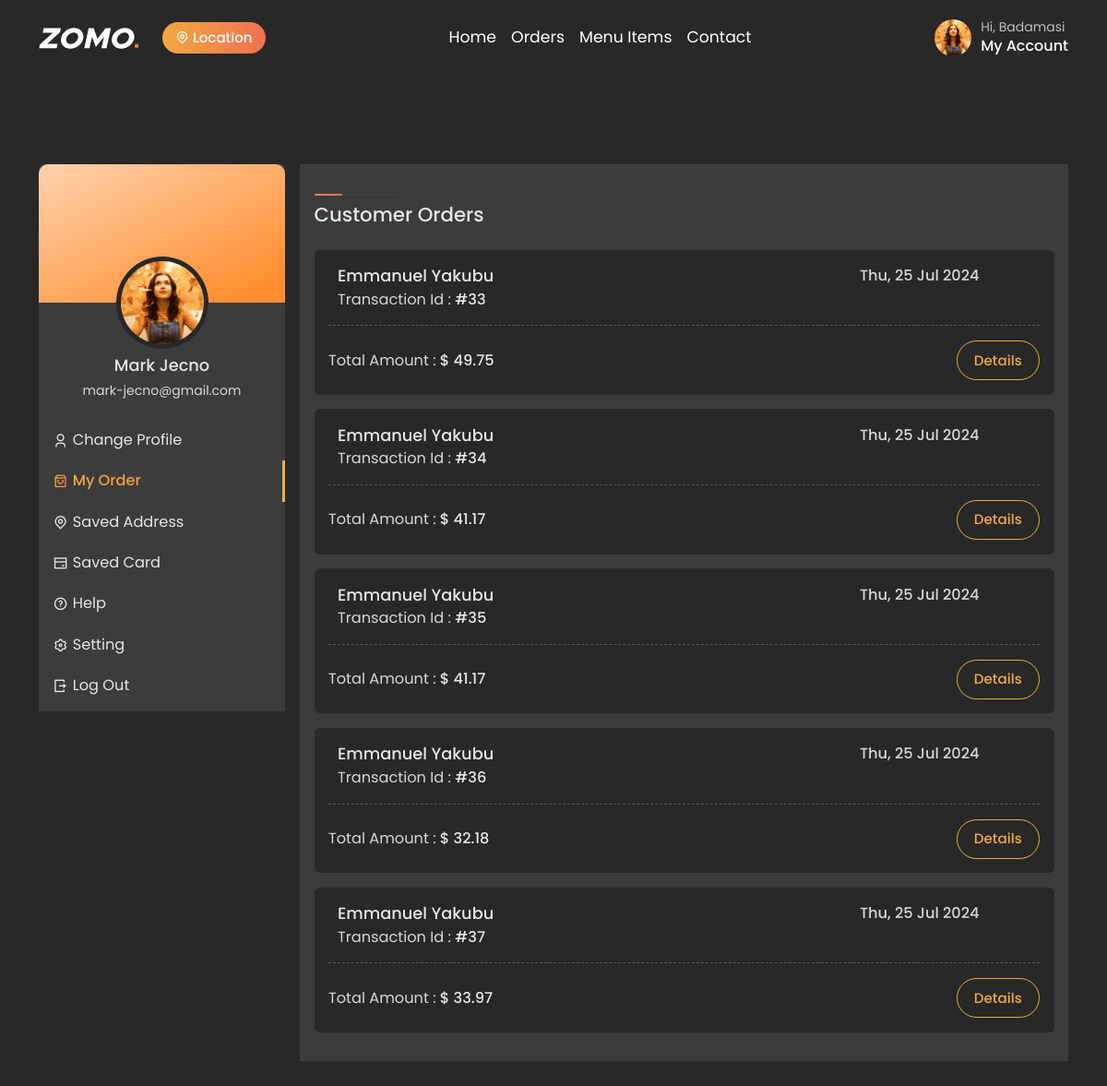
/order-list (signed in), run on an earlier commit of the app's database.
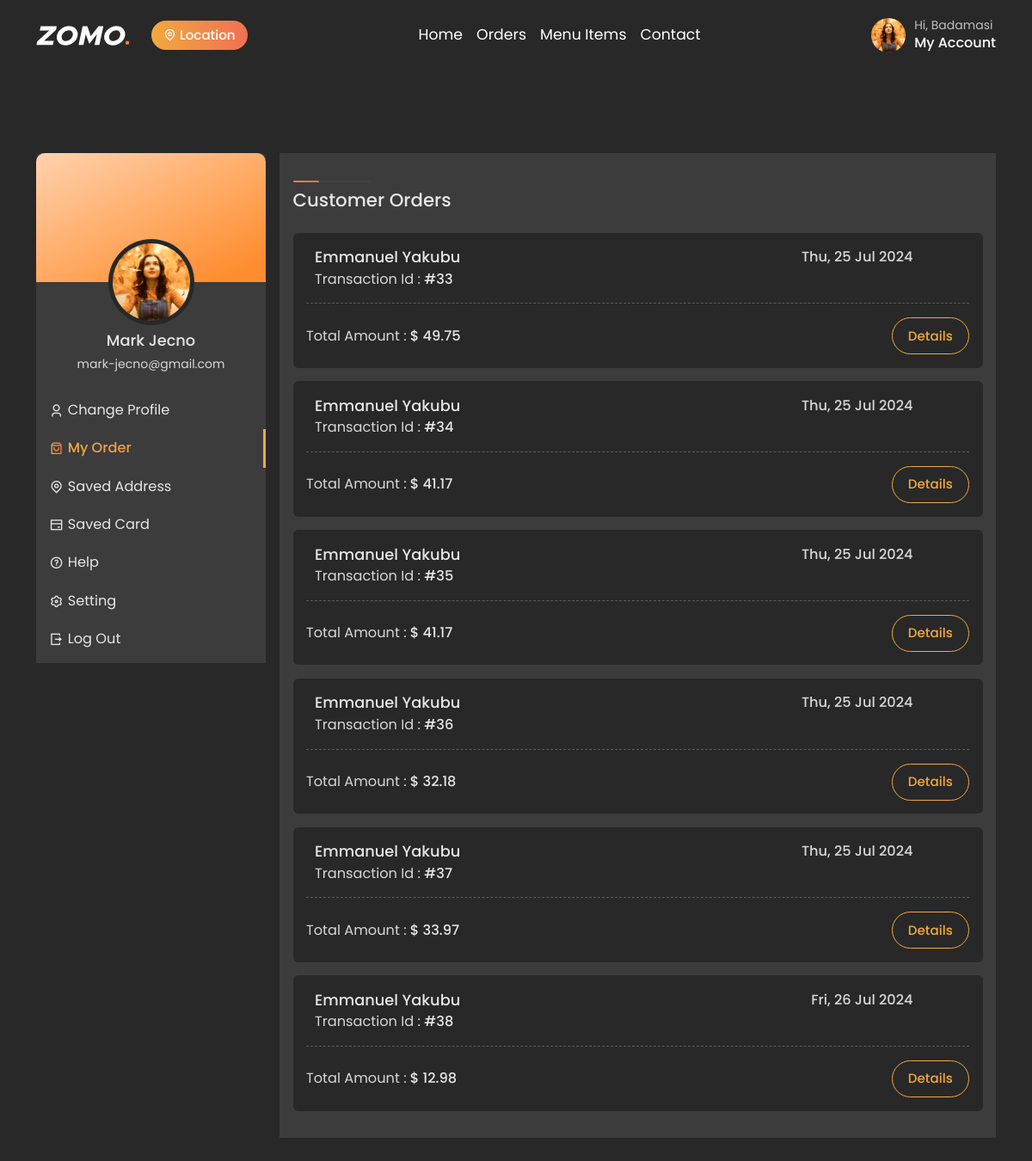
And on a later commit of the database.
### restaurant/models.py (models this page shows, shortened)
class Order(models.Model):
    STATUS_CHOICES=[
        ('Pending', 'Pending'),
        ('Preparing', 'Preparing'),
        ('Delivered', 'Delivered'),
        ('Cancelled', 'Cancelled'),
    ]
    PAYMENT_CHOICES=[
        ('Cash', 'Cash'),
        ('Card', 'Card'),
    ]
    user = models.ForeignKey(settings.AUTH_USER_MODEL, on_delete=models.CASCADE, related_name='orders', null=True, blank=True)
    reference = models.CharField(max_length=100, unique=True, blank=True, null=True)
    payment_status = models.BooleanField(default=False)
    restaurant = models.ForeignKey(Restaurant, on_delete=models.CASCADE, related_name='orders', null=True, blank=True)
    items = models.ManyToManyField(MenuItem, related_name='orders')
    total = models.DecimalField(max_digits=6, decimal_places=2)
    order_time = models.DateTimeField(auto_now_add=True)
    delivery_address = models.CharField(max_length=100, blank=True, null=True, default='')
    is_visible_to_restaurant = models.BooleanField(default=False)  # New field
    status = models.CharField(max_length=50, choices=[
        ('Pending', 'Pending'),
        ('Preparing', 'Preparing'),
        ('Delivered', 'Delivered'),
        ('Cancelled', 'Cancelled'),
    ], default='Pending')
    payment_method = models.CharField(max_length=50, choices=PAYMENT_CHOICES, default='Card')
    payment_status = models.BooleanField(default=False)
    def calculate_total(self):
        total = 0
        for item in self.items.all():
            total += item.price
        return total

### user/models.py (models this page shows, shortened)
class User(AbstractBaseUser, PermissionsMixin):
    ROLE_CHOICES = [
        ('customer', 'Customer'),
        ('restaurant', 'Restaurant'),
        ('delivery_person', 'Delivery Person'),
    ]
    email = models.EmailField(_('email address'), unique=True)
    first_name = models.CharField(_('first name'), max_length=30, blank=True)
    last_name = models.CharField(_('last name'), max_length=30, blank=True)
    is_active = models.BooleanField(_('active'), default=True)
    is_staff = models.BooleanField(_('staff status'), default=False)
    role = models.CharField(max_length=15, choices=ROLE_CHOICES, default='customer')
    date_joined = models.DateTimeField(_('date joined'), default=timezone.now)
    groups = models.ManyToManyField(Group, related_name='custom_user_set', blank=True)
    user_permissions = models.ManyToManyField(Permission, related_name='custom_user_permissions_set', blank=True)
    phone_number = models.CharField(max_length=15, blank=True)
    objects = UserManager()
    USERNAME_FIELD = 'email'  # Set email as the unique identifier for authentication
    EMAIL_FIELD = 'email'
    REQUIRED_FIELDS = []

### restaurant/views.py (the view)
# urls.py: path('order-list', views.order_list, name='order-list'),
@login_required
def order_list(request):
    user = request.user
    restaurants = Restaurant.objects.filter(owner=user ).values_list('id', flat=True)
    orders = Order.objects.filter(restaurant__in=restaurants, is_visible_to_restaurant=True)
    for order in orders:
        order_total = order.calculate_total()
        order.total = order_total
        order.save()
    return render(request, 'restaurant/order-list.html', {'orders': orders})

### restaurant/templates/restaurant/order-list.html (shortened to what the changed rows need)
{% extends "restaurant/base.html" %}
{% load static %}
{% block content %}
<section class="profile-section section-b-space">
    <div class="container">
        <div class="row g-3">
            <div class="col-lg-9">
                <div class="my-order-content">
                    <ul class="order-box-list">
                        {% for order in orders %}
                        <li>
                            <div class="order-box">
                                <div class="order-box-content">
                                    <div class="order-details">
                                        <div class="d-flex align-items-center justify-content-between w-100">
                                            <h5 class="brand-name dark-text fw-medium">
                                                {{ order.user.first_name }} {{ order.user.last_name }}
                                            </h5>
                                            <h6 class="fw-medium content-color text-end">
                                                {{ order.order_time | date:"D, d M Y" }}
                                            </h6>
                                        </div>
                                        <h6 class="fw-medium dark-text">
                                            <span class="fw-normal content-color">Transaction Id :</span>
                                            #{{ order.id }}
                                        </h6>
                                    </div>
                                </div>
                                <div class="d-flex align-items-center justify-content-between mt-sm-3 mt-2">
                                    <h6 class="fw-medium dark-text">
                                        <span class="fw-normal content-color">Total Amount :</span>
                                        $ {{ order.total }}
                                    </h6>
                                    <a href="#order-{{ order.id }}" class="btn theme-outline details-btn" data-bs-toggle="modal">Details</a>
                                </div>
                            </div>
                        </li>
                        {% endfor %}
                    </ul>
                </div>
            </div>
        </div>
    </div>
</section>
{% endblock content %}

What changed in the data, as far as the page shows it:
added Order: user.first_name "Emmanuel", user.last_name "Yakubu", order_time "Fri, 26 Jul 2024", id "38", total "12.98"
